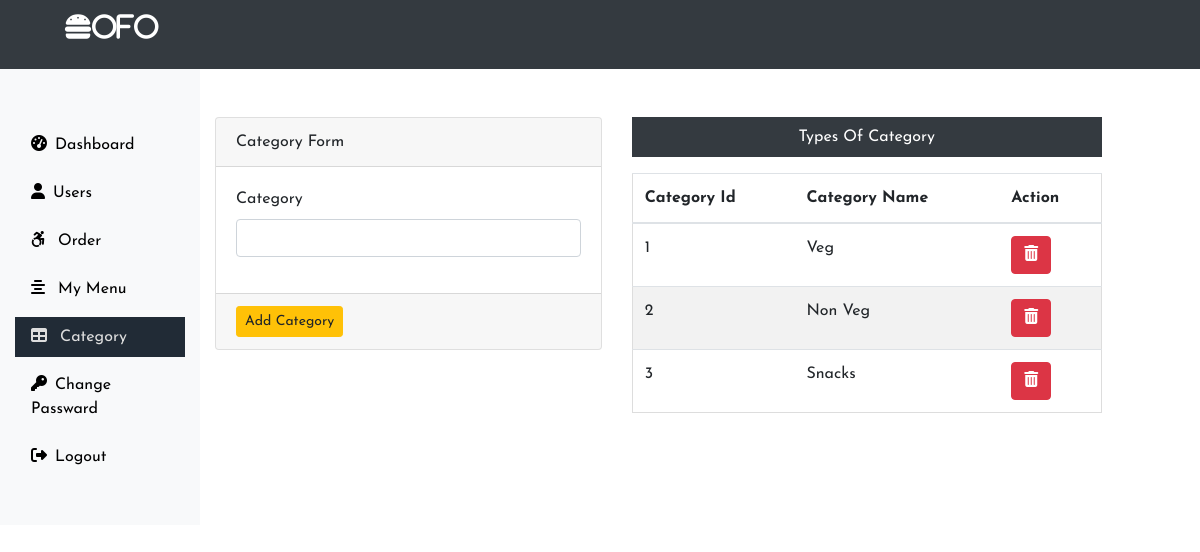
Page /Admin/category.php (signed in) on the committed database.
### tables this page shows
CREATE TABLE IF NOT EXISTS `category` (
  `cid` int(11) NOT NULL AUTO_INCREMENT,
  `category` varchar(255) NOT NULL,
  PRIMARY KEY (`cid`)
);

### Admin/category.php (the view, shortened to what this page needs)
<?php
 include('../connection.php');
 include('includes/header.php');
?>
<div class="col-sm-9 col-md-10">
<div class="row">
			<div class="col-md-5 pt-5">
			<form action="" method="post">
				<div class="card">
					<div class="card-header"> Category Form</div>
					<div class="card-body">
                    <div class="form-group">
                        <label class="control-label">Category</label>
                        <input type="text" class="form-control" name="category">
                    </div>
					</div>
					<div class="card-footer">
					<button type="submit" class="btn btn-sm btn-warning " name="add">Add Category</button>
					</div>
				</div>
			</form>
			</div>
<div class="col-md-6">
 <p class="bg-dark text-white text-center mt-5 p-2">Types Of Category</p>
    <?php
     $sql = "SELECT * FROM `category`";
        $result= $conn->query($sql);
        if($result->num_rows > 0){
            echo'<table class="table mt-3 mr-5">
                    <thead>
                    <tr>
                        <th scope="col">Category Id</th>
                        <th scope="col">Category Name</th>
                        <th scope="col">Action</th>
                    </tr>
                    </thead>
                    <tbody>';
                        while($row = $result->fetch_assoc()){
                    echo ' <tr>';
                    echo '<td>'.$row['cid'].'</td>';
                    echo '<td>'.$row['category'].'</td>';
                    echo '<td>';
                    echo '<form action="" method="post" class="d-inline mr-2">';
                    echo '<input type="hidden" name="id" value='.$row["cid"].'><button class="btn btn-danger"
                    name ="delete" value ="delete" type="submit"><i class="fa fa-trash"></i></button>';
                    echo '</form>';
                    echo '</td>';
                    echo     '</tr>';
                        }
                echo  '</tbody>
                    </table>';
        }
        else{
            echo '0 Result';
        }
    ?>
</div>
</div>
</div>
</div>
<?php include('includes/footer.php');?>

### css/styles.css (style rules this page uses)
body { overflow-x: hidden; }
table { border-collapse: collapse; border-spacing: 0; width: 100%; border: 1px solid #ddd; }
th, td { text-align: left; padding: 16px; }
tr:nth-child(even) { background-color: #f2f2f2; }
* { margin: 0; padding: 0; box-sizing: border-box; font-family: 'Josefin Sans', sans-serif; }

### rows in the picture
category: cid "1", category "Veg"
category: cid "2", category "Non Veg"
category: cid "3", category "Snacks"
